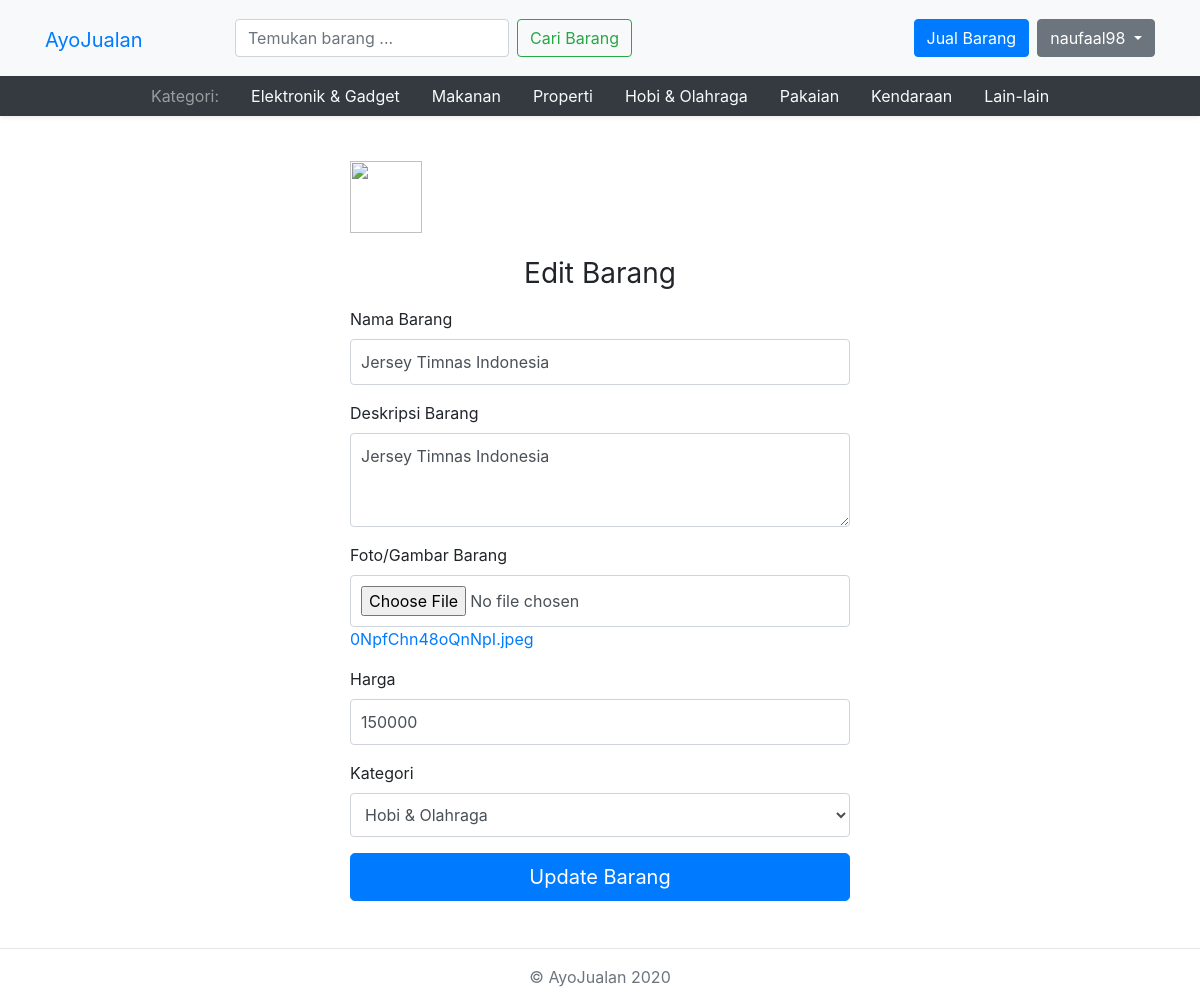
The app's page /public/barang/edit/5 (signed in) with its own data.
### tables this page shows
CREATE TABLE `user` (
  `id` int(6) NOT NULL,
  `username` varchar(100) NOT NULL,
  `password` varchar(255) NOT NULL,
  `nama_lengkap` varchar(40) NOT NULL,
  `email` varchar(100) NOT NULL,
  `no_hp` varchar(14) NOT NULL
);

CREATE TABLE `kategori` (
  `id` int(2) NOT NULL,
  `nama_kategori` varchar(20) NOT NULL
);

CREATE TABLE `barang` (
  `id` int(6) NOT NULL,
  `created_at` timestamp NOT NULL DEFAULT current_timestamp() ON UPDATE current_timestamp(),
  `nama_barang` varchar(40) NOT NULL,
  `deskripsi_barang` text NOT NULL,
  `img_barang` varchar(255) NOT NULL,
  `harga_barang` varchar(20) NOT NULL,
  `status` enum('Belum Terjual','Terjual') NOT NULL,
  `id_kategori` int(2) NOT NULL,
  `id_user` int(6) NOT NULL
);

### app/core/Controller.php (called while the page is built, shortened)
<?php
class Controller
{
	public function view($view,$data=[])
	{
		$data['kategori'] = $this->model('KategoriModel')->getAllKategori();
		if (isset($_SESSION['user_id'])) {
			$data['user'] = $this->model('UserModel')->getDetailUser($_SESSION['user_id']);
		}
		require_once '../app/views/' . $view.'.php';
	}
	public function model($model)
	{
		return new $model;
	}
}

### app/controllers/Barang.php (called while the page is built, shortened)
<?php
class Barang extends Controller
{
  public function edit ($id_barang)
  {
    $data['barang'] = $this->model('BarangModel')->getDetailBarang($id_barang);
    $this->view('templates/start');
    $this->view('barang/edit_barang', $data);
  }
}

### app/core/App.php (called while the page is built, shortened)
<?php
class App{
	protected $method='index';
	protected $params=[];
	public function __construct() {
		$url= $this->parseURL();
		if(file_exists('../app/controllers/' . ucfirst($url[0]).'.php')) {
			unset($url[0]);
		}
		$this->controller=new $this->controller;
		if(isset($url[1])) {
			if(method_exists($this->controller, $url[1]))
			{
				$this->method=$url[1];
				unset($url[1]);
			}
		}
		if(!empty($url)) {
			$this->params=array_values($url);
		}
		call_user_func_array([$this->controller,$this->method],$this->params);
	}
	public function parseURL() {
		if(isset($_GET['url'])) {
			$url=rtrim($_GET['url'],'/');
			$url=filter_var($url, FILTER_SANITIZE_URL);
			$url=explode('/', $url);
			return $url;
		}
	}
}

### public/index.php (called while the page is built, shortened)
<?php
  $app=new App;
?>

### app/core/Database.php (called while the page is built, shortened)
<?php
class Database{
	private $host=DB_HOST;
	private $user=DB_USER;
	private $pass=DB_PASS;
	private $db_name=DB_NAME;
	private $dbh;
	private $stmt;
	public function __construct() {
		$dsn='mysql:host='.$this->host.';dbname='.$this->db_name;
		$option=[
			PDO::ATTR_PERSISTENT=>true,
			PDO::ATTR_ERRMODE=>PDO::ERRMODE_EXCEPTION
		];
		try {
			$this->dbh=new PDO($dsn,$this->user,$this->pass,$option);
		} catch(PDOException $e) {
			die($e->getMessage());
		}
	}
	public function query($query) {
		$this->stmt=$this->dbh->prepare($query);
	}
	public function bind($param,$value,$type=null) {
		if (is_null($type)) {
			switch (true) {
				default:
					$type=PDO::PARAM_STR;
			}
		}
		$this->stmt->bindValue($param,$value,$type);
	}
	public function execute() {
		$this->stmt->execute();
	}
	public function resultSet() {
		$this->execute();
		return $this->stmt->fetchAll(PDO::FETCH_ASSOC);
	}
	public function single() {
		$this->execute();
		return $this->stmt->fetch(PDO::FETCH_ASSOC);
	}
}

### app/models/KategoriModel.php (called while the page is built, shortened)
<?php
class KategoriModel {
	private $table = 'kategori';
	private $db;
	public function __construct()
	{
		$this->db = new Database;
  }
  public function getAllKategori()
	{
		$this->db->query('SELECT * FROM '. $this->table);
    return $this->db->resultSet();
	}
}

### app/models/UserModel.php (called while the page is built, shortened)
<?php
class UserModel {
	private $table = 'user';
	private $db;
	public function __construct()
	{
		$this->db = new Database;
	}
	public function getDetailUser($id_user)
	{
		$query = "SELECT * FROM $this->table WHERE id=:id_user";
		$this->db->query($query);
		$this->db->bind('id_user', $id_user);
		return $this->db->single();
	}
}

### app/models/BarangModel.php (called while the page is built, shortened)
<?php
class BarangModel {
	private $table = 'barang';
	private $db;
	public function __construct()
	{
		$this->db = new Database;
  }
  public function getDetailBarang($id_barang)
  {
    $this->db->query("SELECT * FROM $this->table where id=:id_barang");
    $this->db->bind('id_barang', $id_barang);
    return $this->db->single();
  }
}

### app/views/barang/edit_barang.php (the view, shortened to what this page needs)
<main>
  <form class="form" method="post" action="<?=BASE_URL?>/barang/updateBarang" enctype="multipart/form-data">
    <img class="mb-4" src="/docs/4.4/assets/brand/bootstrap-solid.svg" alt="" width="72" height="72">
    <h1 class="h3 mb-3 text-center font-weight-normal"> Edit Barang</h1>
    <div class="form-group">
      <label for="nama_barang">Nama Barang</label>
      <input type="text" value="<?= $data['barang']['nama_barang'] ?>" name="nama_barang" class="form-control" id="nama_barang" placeholder="Nama barang" required>
    </div>
    <div class="form-group">
      <label for="deskripsi_barang">Deskripsi Barang</label>
      <textarea name="deskripsi_barang" class="form-control" id="deskripsi_barang" rows="3"><?= $data['barang']['nama_barang'] ?></textarea>
    </div>
    <div class="form-group">
      <label for="img_barang">Foto/Gambar Barang</label>
      <input class="form-control" type="file" name="img_barang" id="img_barang">
      <a href="<?= BASE_URL . '/img/' . $data['barang']['img_barang'] ?>" target="_blank">
        <?= $data['barang']['img_barang'] ?>
      </a>
    </div>
    <div class="form-group">
      <label for="harga_barang">Harga</label>
      <input type="text" value="<?= $data['barang']['harga_barang'] ?>" name="harga_barang" class="form-control" id="harga_barang" placeholder="Harga barang" required>
    </div>
    <div class="form-group">
      <label for="kategori">Kategori</label>
      <select class="form-control" name="id_kategori" id="kategori">
        <?php foreach($data['kategori'] as $kategori): ?>
          <option value="<?php echo $kategori['id'] ?>" <?= $kategori['id'] === $data['barang']['id_kategori'] ? "selected" : "" ?>>
            <?php echo $kategori['nama_kategori'] ?>
          </option>
        <?php endforeach; ?>
      </select>
    </div>
    <button class="btn btn-lg btn-primary btn-block" type="submit">Update Barang</button>
  </form>
</main>

### app/views/templates/start.php (shortened to what this page needs)
<!DOCTYPE html>
<html>
<head>
	<link rel="stylesheet" href="<?= BASE_URL; ?>/css/bootstrap.css">
</head>
<body>
	<header class="blog-header py-3 bg-light">
		<div class="container">
			<div class="row align-items-center">
				<div class="col-md-2 pt-1">
					<a class="navbar-brand" href="<?= BASE_URL ?>">AyoJualan</a>
				</div>
				<div class="col-md-5 text-center">
					<form class="form-inline mt-5 mt-md-0" method="POST" action="<?=BASE_URL?>/barang/cari">
						<input type="text" name="keyword" placeholder="Temukan barang ..." class="form-control mr-sm-2">
						<button class="btn btn-outline-success my-2 mt-2 my-sm-0" type="submit">Cari Barang</button>
					</form>
				</div>
				<div class="col-md-5 d-flex justify-content-end align-items-left">
					<a class="btn btn-primary mr-2" href="<?= BASE_URL ?>/barang/jual">Jual Barang</a>
					<?php if(!isset($data['user'])) : ?>
						<a class="btn btn-outline-primary mr-2" href="<?= BASE_URL ?>/user/login">Log in</a>
					<?php else : ?>
						<div class="dropdown">
							<button class="btn btn-secondary dropdown-toggle" type="button" id="dropdownMenuButton" data-toggle="dropdown" aria-haspopup="true" aria-expanded="false">
								<?= $data['user']['username'] ?>
							</button>
						</div>
					<?php endif ?>
				</div>
			</div>
		</div>
	</header>
	<div class="bg-dark shadow-sm d-flex align-items-center justify-content-center">
			<nav class="nav nav-underline">
				<a class="nav-link text-white-50"><span>Kategori:</span></a>
				<?php foreach ($data['kategori'] as $kategori) : ?>
					<a class="nav-link text-light" href="<?= BASE_URL.'/barang/kategori/'.$kategori['id'] ?>"><?= $kategori['nama_kategori'] ?></a>
				<?php endforeach; ?>
			</nav>
	</div>

### app/views/templates/start.php (style rules this page uses)
.form { width: 100%; max-width: 530px; padding: 15px; margin: auto; }
.form .form-control { position: relative; box-sizing: border-box; height: auto; padding: 10px; font-size: 16px; }
main > .container, main > .form { margin-top: 30px; }
.container { width: auto; padding: 0 15px; }

### records on screen
user: username "naufaal98"
kategori: nama_kategori "Elektronik & Gadget"
kategori: nama_kategori "Makanan"
kategori: nama_kategori "Properti"
kategori: nama_kategori "Hobi & Olahraga"
kategori: nama_kategori "Pakaian"
kategori: nama_kategori "Kendaraan"
kategori: nama_kategori "Lain-lain"
barang: nama_barang "Jersey Timnas Indonesia", deskripsi_barang "Jersey Timnas Indonesia", img_barang "0NpfChn48oQnNpI.jpeg", harga_barang "150000", id_kategori "Hobi & Olahraga"
